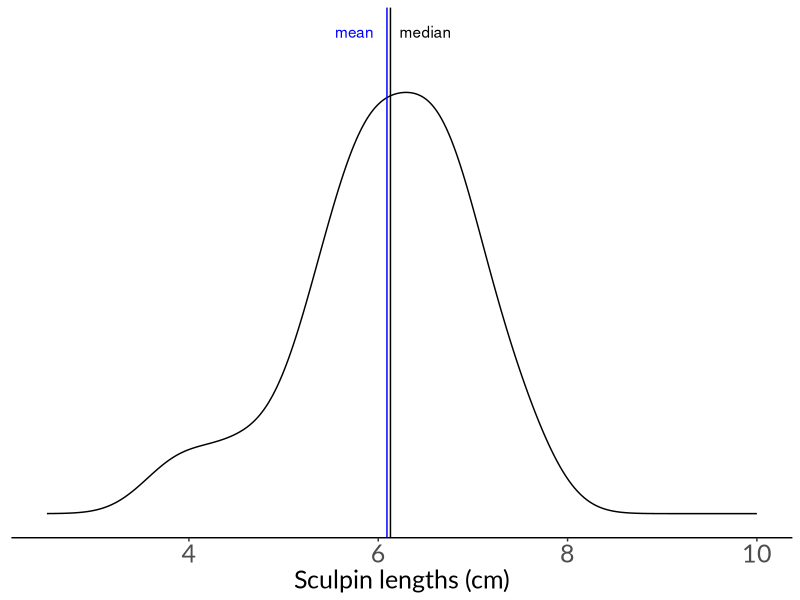
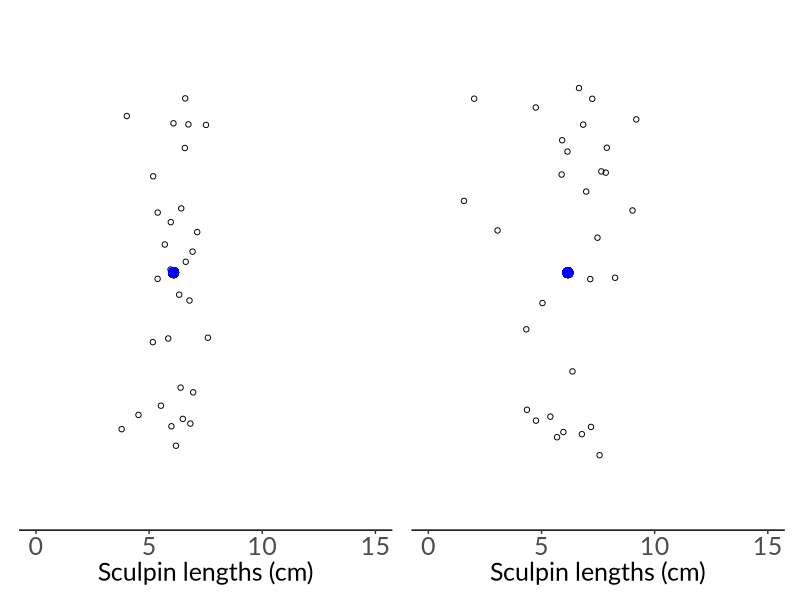
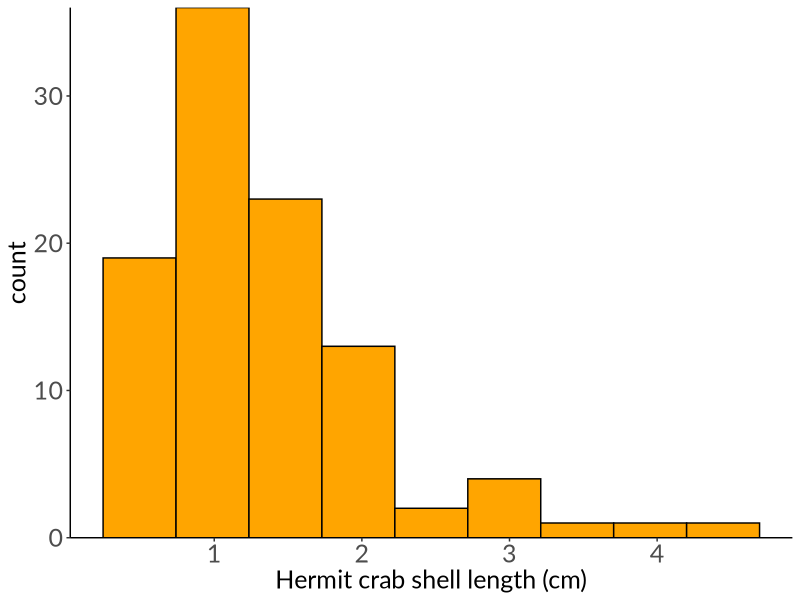
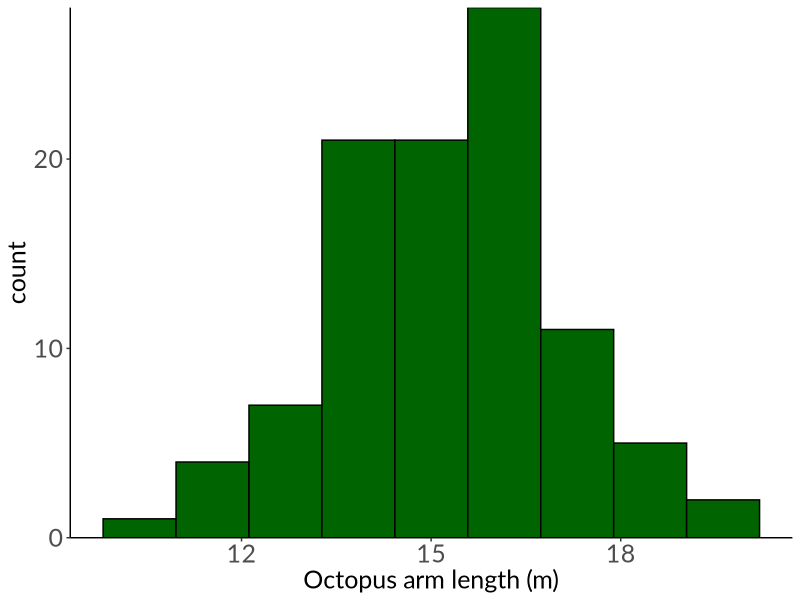
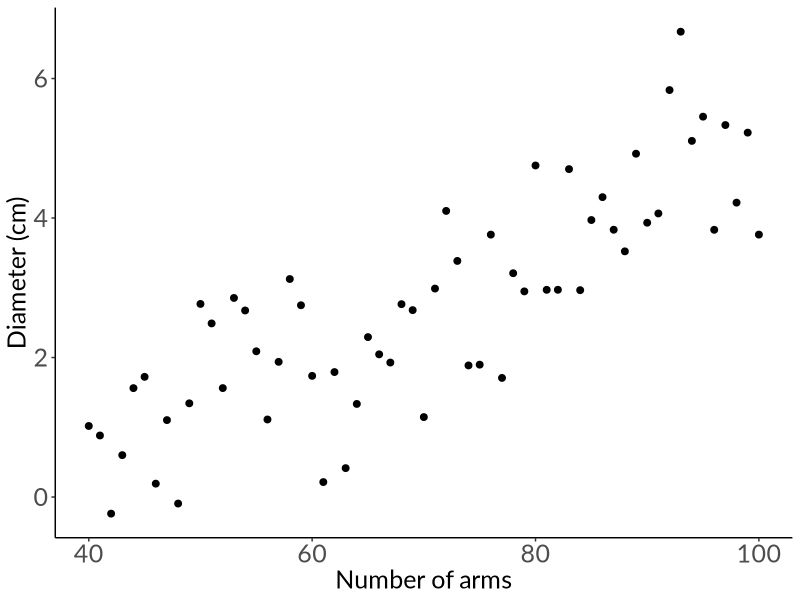
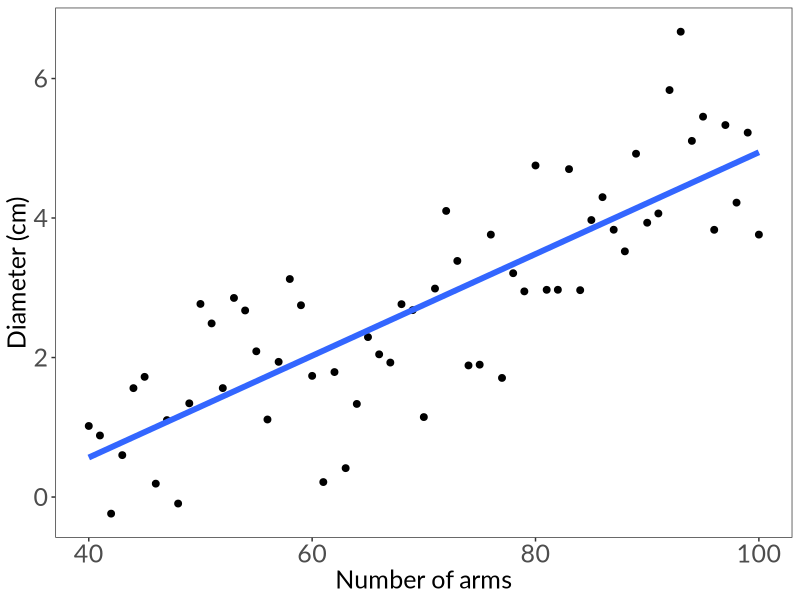
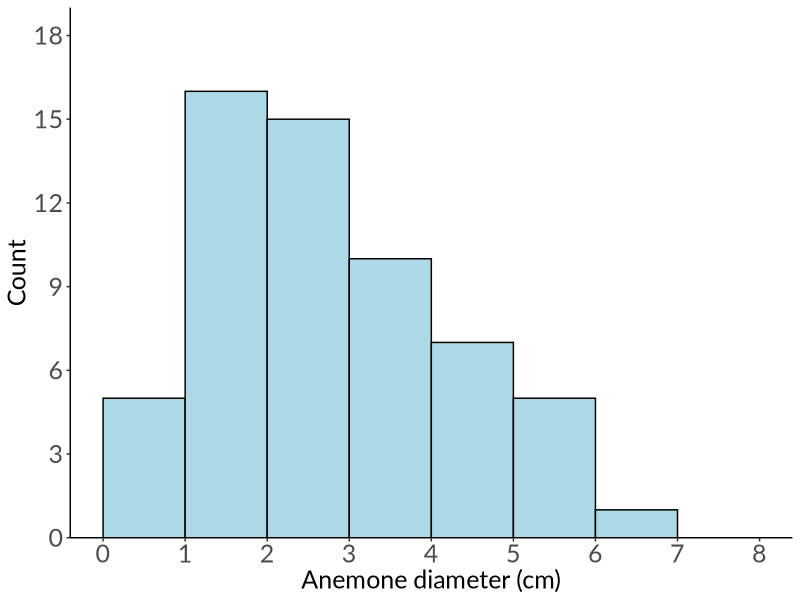
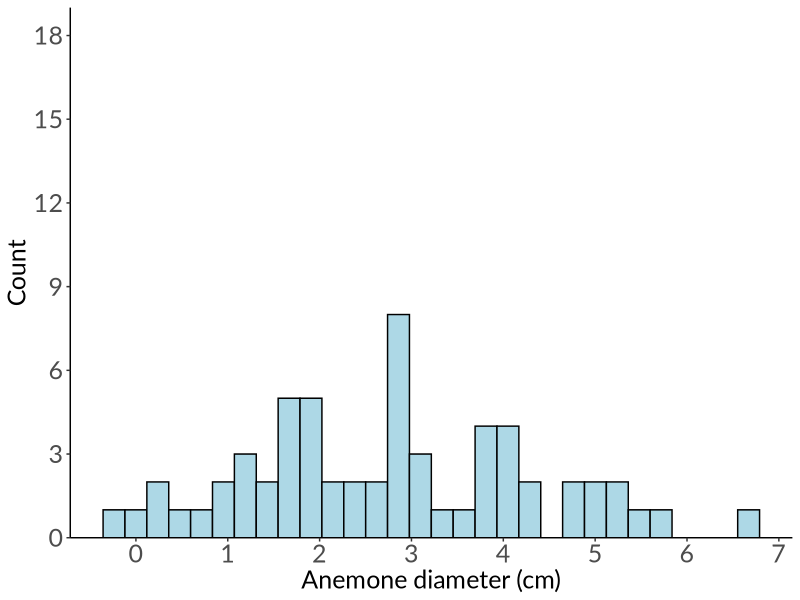

Recreate these plots in R, in order.
## ---- chunk 1
# cleaning
library(tidyverse)
theme_set(theme_classic() +
            theme(panel.grid = element_blank(),
                  axis.text = element_text(size = 18),
                  axis.title = element_text(size = 18),
                  text = element_text(family = "Lato")))

# visualization
library(patchwork)
## ---- chunk 2
set.seed(1)
rnorm(n = 40, mean = 6, sd = 1) %>% 
  as_tibble() %>% 
  ggplot(aes(x = value)) +
  geom_density() +
  geom_vline(aes(xintercept = mean(value)), color = "blue") +
  annotate("text", x = 5.75, y = 0.5, label = "mean", color = "blue") +
  geom_vline(aes(xintercept = median(value))) +
  annotate("text", x = 6.5, y  = 0.5, label = "median") +
  scale_x_continuous(limits = c(2.5, 10)) +
  scale_y_continuous(limits = c(0, 0.5)) +
  labs(x = "Sculpin lengths (cm)") +
  theme(axis.text.y = element_blank(),
        axis.title.y = element_blank(),
        axis.ticks.y = element_blank(),
        axis.line.y = element_blank())
## ---- chunk 3
#| fig-width: 10
#| fig-height: 5

set.seed(1)
narrow <- rnorm(n = 30, mean = 6, sd = 1) %>% 
  as_tibble() %>% 
  mutate(y = 0) %>% 
  ggplot(aes(x = value, y = y)) +
  geom_jitter(shape = 21) +
  geom_point(aes(x = mean(value), y = 0), color = "blue", size = 3) +
  scale_x_continuous(limits = c(0, 15)) +
  scale_y_continuous(limits = c(-0.5, 0.5)) +
  theme(axis.line.y = element_blank(),
        axis.ticks.y = element_blank(),
        axis.text.y = element_blank(),
        axis.title.y = element_blank()) +
  labs(x = "Sculpin lengths (cm)")
# min: 3.78
# max: 7.60

set.seed(1)
wide <- rnorm(n = 30, mean = 6, sd = 2) %>% 
  as_tibble() %>% 
  mutate(y = 0) %>% 
  ggplot(aes(x = value, y = y)) +
  geom_jitter(shape = 21) +
    geom_point(aes(x = mean(value), y = 0), color = "blue", size = 3) +
  scale_x_continuous(limits = c(0, 15)) +
  scale_y_continuous(limits = c(-0.5, 0.5)) +
  theme(axis.line.y = element_blank(),
        axis.ticks.y = element_blank(),
        axis.text.y = element_blank(),
        axis.title.y = element_blank()) +
  labs(x = "Sculpin lengths (cm)")
# min: 1.57
# max: 9.19

narrow + wide
## ---- chunk 4
set.seed(1)
ex1 <- rf(n = 100, df1 = 30, df2 = 10)
mean(ex1)
median(ex1)

ex1 %>% 
  enframe() %>% 
  ggplot(aes(x = value)) +
  geom_histogram(bins = 9,
                 color = "#000000",
                 fill = "orange") +
  scale_y_continuous(expand = c(0, 0)) +
  labs(x = "Hermit crab shell length (cm)")

set.seed(1)
ex2 <- rnorm(n = 100, mean = 15, sd = 2)
mean(ex2)
median(ex2)

ex2 %>% 
  enframe() %>% 
  ggplot(aes(x = value)) +
  geom_histogram(bins = 9,
                 color = "#000000",
                 fill = "darkgreen") +
  scale_y_continuous(expand = c(0, 0)) +
  labs(x = "Octopus arm length (m)")
## ---- chunk 5
# number of arms 
arms <- seq(from = 40, to = 100, by = 1)

# diameter: anemones can be up to 8 cm long
set.seed(10)
diam <- rnorm(length(arms), mean = seq(from = 1, to = 5, length = length(arms)), sd = 1) 

# create a data frame
df <- cbind(diam, arms) %>% 
  as.data.frame()

ggplot(df, aes(x = arms, y = diam)) +
  geom_point(size = 2) +
  labs(x = "Number of arms", y = "Diameter (cm)")
  

ggplot(df, aes(x = arms, y = diam)) +
  geom_point(size = 2) +
  # just using geom smooth for the purposes of visualization
  geom_smooth(method = "lm", se = FALSE, linewidth = 2) +
  labs(x = "Number of arms", y = "Diameter (cm)") +
  theme_bw() +
  theme(panel.grid = element_blank(),
        axis.text = element_text(size = 18),
        axis.title = element_text(size = 18),
        text = element_text(family = "Lato"))
## ---- chunk 6
ggplot(df, aes(x = diam)) +
  scale_x_continuous(breaks = seq(from = 0, to = 8, by = 1)) +
  scale_y_continuous(expand = c(0, 0), limits = c(0, 19), breaks = seq(from = 0, to = 18, by = 3)) +
  geom_histogram(breaks = seq(from = 0, to = 8, by = 1), color = "#000000", fill = "lightblue") +
  labs(x = "Anemone diameter (cm)", y = "Count") +
  theme(panel.grid = element_blank(),
        axis.text = element_text(size = 18),
        axis.title = element_text(size = 18),
        text = element_text(family = "Lato")) 
## ---- chunk 7
ggplot(df, aes(x = diam)) +
  scale_x_continuous(breaks = seq(from = 0, to = 8, by = 1)) +
  scale_y_continuous(expand = c(0, 0), limits = c(0, 19), breaks = seq(from = 0, to = 18, by = 3)) +
  geom_histogram(color = "#000000", fill = "lightblue") +
  labs(x = "Anemone diameter (cm)", y = "Count") +
  theme(panel.grid = element_blank(),
        axis.text = element_text(size = 18),
        axis.title = element_text(size = 18),
        text = element_text(family = "Lato")) 

ggplot(df, aes(x = diam)) +
  scale_x_continuous(breaks = seq(from = 0, to = 8, by = 1)) +
  scale_y_continuous(expand = c(0, 0)) +
  geom_histogram(color = "#000000", fill = "lightblue", bins = 3) +
  labs(x = "Anemone diameter (cm)", y = "Count") +
  theme(panel.grid = element_blank(),
        axis.text = element_text(size = 18),
        axis.title = element_text(size = 18),
        text = element_text(family = "Lato")) 
## ---- chunk 8
set.seed(1)

pretend_lengths <- cbind(
  juveniles = rnorm(20, mean = 2, sd = 0.5), 
  females = rnorm(20, mean = 8, sd = 1), 
  males = rnorm(20, mean = 4, sd = 1)
) %>% 
  as_tibble() %>% 
  pivot_longer(cols = 1:3)

ggplot(pretend_lengths, aes(x = name, y = value, color = name)) +
  geom_jitter(width = 0.1, alpha = 0.8, size = 2) +
  scale_color_manual(values = c("darkgreen", "cornflowerblue", "orange")) +
  labs(y = "Weight (g)") +
  theme(axis.title.x = element_blank(),
        legend.position = "none")

ggplot(pretend_lengths, aes(x = name, y = value, color = name, fill = name)) +
  geom_boxplot(alpha = 0.8) +
  scale_color_manual(values = c("darkgreen", "cornflowerblue", "orange")) +
  scale_fill_manual(values = c("darkgreen", "cornflowerblue", "orange")) +
  labs(y = "Weight (g)") +
  theme(axis.title.x = element_blank(),
        legend.position = "none")


## ---- chunk 9
#| fig-width: 8
#| fig-height: 4

ggplot(data.frame(x = 1:55), aes(x)) +
  stat_function(geom = "bar", n = 55, fun = dpois, args = list(lambda = 10), fill = "coral") +
  scale_y_continuous(expand = c(0, 0), limits = c(0, 0.13)) +
  coord_cartesian(xlim = c(0, 22)) +
  labs(x = "Mussel clump size (count)", y = "Probability mass") +
  theme_bw() +
  theme(panel.grid = element_blank(),
        axis.text = element_text(size = 18),
        axis.title = element_text(size = 18),
        text = element_text(family = "Lato")) 
## ---- chunk 10
#| fig-width: 8
#| fig-height: 4

ggplot(data.frame(x = 1:20), aes(x)) +
  stat_function(geom = "line", n = 100, fun = dnorm, args = list(mean = 10, sd = 2), linewidth = 1) +
  stat_function(geom = "area", fun = dnorm, args = list(mean = 10, sd = 2), xlim = c(12, 14), fill = "turquoise3") +
  geom_vline(xintercept = 12, lty = 2, color = "grey", linewidth = 1) +
  geom_vline(xintercept = 14, lty = 2, color = "grey", linewidth = 1) +
  scale_y_continuous(expand = c(0, 0), limits = c(0, 0.22)) +
  # coord_cartesian(xlim = c(0, 22)) +
  labs(x = "Individual mussel weight (g)", y = "Probability density") 
## ---- chunk 11
set.seed(1)
normdist <- rnorm(n = 100000, mean = 0, sd = 1) %>% 
  as_tibble(rownames = "x")

ggplot(normdist) +
  geom_histogram(aes(x = value, after_stat(density)), fill = "white", color = "black", bins = 100) +
  stat_function(fun = dnorm, args = list(mean = 0, sd = 1), color = "blue", linewidth = 2) +
  scale_y_continuous(expand = c(0, 0), limits = c(0, 0.42)) +
  labs(x = "Continuous value", y = "Density") 
## ---- chunk 12
ggplot(data.frame(x = -10:25), aes(x)) +
  stat_function(geom = "line", n = 1000, fun = dnorm, args = list(mean = 0, sd = 1), linewidth = 1, color = "darkorange") +
  annotate("text", x = 4.5, y = 0.4, label = "\U03BC = 0, \U03C3 = 1", color = "darkorange", size = 6) +
  stat_function(geom = "line", n = 1000, fun = dnorm, args = list(mean = 15, sd = 3), linewidth = 1, color = "blue") +
  annotate("text", x = 16, y = 0.15, label = "\U03BC = 15, \U03C3 = 3", color = "blue", size = 6) +
  stat_function(geom = "line", n = 1000, fun = dnorm, args = list(mean = 5, sd = 5), linewidth = 1, color = "darkgreen") +
  annotate("text", x = 7, y = 0.1, label = "\U03BC = 5, \U03C3 = 5", color = "darkgreen", size = 6) +
  scale_x_continuous(breaks = seq(-10, 25, 5)) +
  scale_y_continuous(expand = c(0, 0), limits = c(0, 0.42)) +
  labs(x = "Continuous value", y = "Density") 
## ---- chunk 13
#| fig-width: 10
#| fig-height: 5

# z-score
q <- -1.23

ggplot(data.frame(x = -4:4), aes(x)) +
  # zscore
  geom_linerange(x = q, ymin = 0, ymax = 0.19) +
  # area under the curve
  stat_function(geom = "area", fun = dnorm, args = list(mean = 0, sd = 1), xlim = c(-4, -1.23), fill = "turquoise3") +
  # Z distribution curve
  stat_function(geom = "line", n = 1000, fun = dnorm, args = list(mean = 0, sd = 1), linewidth = 1.5, color = "darkorange") +
  scale_y_continuous(expand = c(0, 0), limits = c(0, 0.45)) +
  theme(axis.text.y = element_blank(),
        axis.ticks.y = element_blank(),
        axis.title = element_blank(),
        axis.line.y = element_blank())
## ---- chunk 14
pnorm(q, mean = 0, sd = 1)
## ---- chunk 15
# calculate the z-score
chiton_z <- (6 - 12)/3
  
# calculate the probability under the curve
pnorm(chiton_z, mean = 0, sd = 1)
## ---- chunk 16
#| fig-width: 16
#| fig-height: 8

labels <- c(
  "", "\U03BC - 3\U03C3", "\U03BC - 2\U03C3", "\U03BC - \U03C3", "\U03BC", "\U03BC + \U03C3", "\U03BC + 2\U03C3", "\U03BC + 3\U03C3", ""
)

ggplot(data.frame(x = -4:4), aes(x)) +
  geom_linerange(x = 1, ymin = 0, ymax = 0.24) +
  geom_linerange(x = -1, ymin = 0, ymax = 0.24) +
  geom_linerange(x = 2, ymin = 0, ymax = 0.055) +
  geom_linerange(x = -2, ymin = 0, ymax = 0.055) +
  geom_linerange(x = 3, ymin = 0, ymax = 0.005) +
  geom_linerange(x = -3, ymin = 0, ymax = 0.005) +
  geom_linerange(x = 0, ymin = 0, ymax = 0.399) +
  stat_function(geom = "line", n = 1000, fun = dnorm, args = list(mean = 0, sd = 1), linewidth = 1.5, color = "darkorange") +
  scale_x_continuous(labels = labels, breaks = seq(-4, 4, by = 1)) +
  scale_y_continuous(expand = c(0, 0), limits = c(0, 0.41)) +
  labs(x = "") +
  theme_classic() +
  theme(panel.grid = element_blank(),
        axis.text = element_text(size = 24),
        axis.line.y = element_blank(),
        axis.title.y = element_blank(),
        axis.text.y = element_blank(),
        axis.ticks = element_blank()) 
## ---- chunk 17
ggplot(data.frame(x = -10:10), aes(x)) +
  stat_function(geom = "line", n = 1000, fun = dt, args = list(df = 1), linewidth = 1, color = "#856F33") +
  annotate("text", x = 3.5, y = 0.3, label = "\U03BD = 1", color = "#856F33", size = 6) +
  stat_function(geom = "line", n = 1000, fun = dt, args = list(df = 3), linewidth = 1, color = "#E6821C") + 
  annotate("text", x = 3.5, y = 0.35, label = "\U03BD = 3", color = "#E6821C", size = 6) +
  stat_function(geom = "line", n = 1000, fun = dt, args = list(df = 5), linewidth = 1, color = "#56E9E7") +
  annotate("text", x = 3.5, y = 0.37, label = "\U03BD = 5", color = "#56E9E7", size = 6) +
  stat_function(geom = "line", n = 1000, fun = dt, args = list(df = 100), linewidth = 1, color = "#04B37F") +
    annotate("text", x = 3.5, y = 0.4, label = "\U03BD = 100", color = "#04B37F", size = 6) +
  scale_y_continuous(expand = c(0, 0), limits = c(0, 0.42)) +
  labs(x = "Continuous value", y = "Density") +
  theme_bw() +
  theme(panel.grid = element_blank(),
        axis.text = element_text(size = 18),
        axis.title = element_text(size = 18),
        text = element_text(family = "Lato")) 
## ---- chunk 18
ggplot(data.frame(x = 0:10), aes(x)) +
  stat_function(geom = "line", n = 1000, fun = dunif, args = list(min = 2, max = 8), linewidth = 1, color = "firebrick4") +
  annotate("text", x = 2, y = 0.172, label = "a = 2", color = "firebrick4", size = 6) + 
  annotate("text", x = 8, y = 0.172, label = "b = 8", color = "firebrick4", size = 6) + 
  scale_x_continuous(breaks = seq(0, 10, 2)) +
  scale_y_continuous(expand = c(0, 0), limits = c(-0.001, 0.18)) +
  labs(x = "Continuous value", y = "Density") +
  theme_bw() +
  theme(panel.grid = element_blank(),
        axis.text = element_text(size = 18),
        axis.title = element_text(size = 18),
        text = element_text(family = "Lato")) 
## ---- chunk 19
ggplot(data.frame(x = 1:20), aes(x)) +
  stat_function(geom = "line", n = 20, fun = dbinom, args = list(size = 20, p = 0.1), color = "black") +
  stat_function(geom = "point", n = 20, fun = dbinom, args = list(size = 20, p = 0.1), color = "#6D9929", size = 3) +
  annotate("text", x = 5.5, y = 0.29, label = "n = 20, p = 0.1", color = "#6D9929", size = 6) +
  stat_function(geom = "line", n = 20, fun = dbinom, args = list(size = 20, p = 0.4), color = "black") +
  stat_function(geom = "point", n = 20, fun = dbinom, args = list(size = 20, p = 0.4), color = "#4A76E5", size = 3) +
  annotate("text", x = 8, y = 0.2, label = "n = 20, p = 0.4", color = "#4A76E5", size = 6) +
  stat_function(geom = "line", n = 20, fun = dbinom, args = list(size = 20, p = 0.7), color = "black") +
  stat_function(geom = "point", n = 20, fun = dbinom, args = list(size = 20, p = 0.7), color = "#E67960", size = 3) +
  annotate("text", x = 15, y = 0.21, label = "n = 20, p = 0.7", color = "#E67960", size = 6) +
  scale_y_continuous(expand = c(0, 0), limits = c(0, 0.32)) +
  labs(x = "Number of successes", y = "Mass") +
  theme_bw() +
  theme(panel.grid = element_blank(),
        axis.text = element_text(size = 18),
        axis.title = element_text(size = 18),
        text = element_text(family = "Lato")) 
## ---- chunk 20
ggplot(data.frame(x = 1:20), aes(x)) +
  stat_function(geom = "line", n = 20, fun = dpois, args = list(lambda = 1), color = "black") +
  stat_function(geom = "point", n = 20, fun = dpois, args = list(lambda = 1), color = "coral", size = 4) +
  annotate("text", x = 3, y = 0.37, label = "\U03BB = 1", color = "coral", size = 6) +
  stat_function(geom = "line", n = 20, fun = dpois, args = list(lambda = 4), color = "black") +
  stat_function(geom = "point", n = 20, fun = dpois, args = list(lambda = 4), color = "darkgreen", size = 4) +
  annotate("text", x = 6, y = 0.2, label = "\U03BB = 4", color = "darkgreen", size = 6) +
  stat_function(geom = "line", n = 20, fun = dpois, args = list(lambda = 10), color = "black") +
  stat_function(geom = "point", n = 20, fun = dpois, args = list(lambda = 10), color = "turquoise", size = 4) +
  annotate("text", x = 14, y = 0.12, label = "\U03BB = 10", color = "turquoise", size = 6) +
  scale_y_continuous(expand = c(0, 0), limits = c(0, 0.42)) +
  labs(x = "Discrete value", y = "Mass") 
